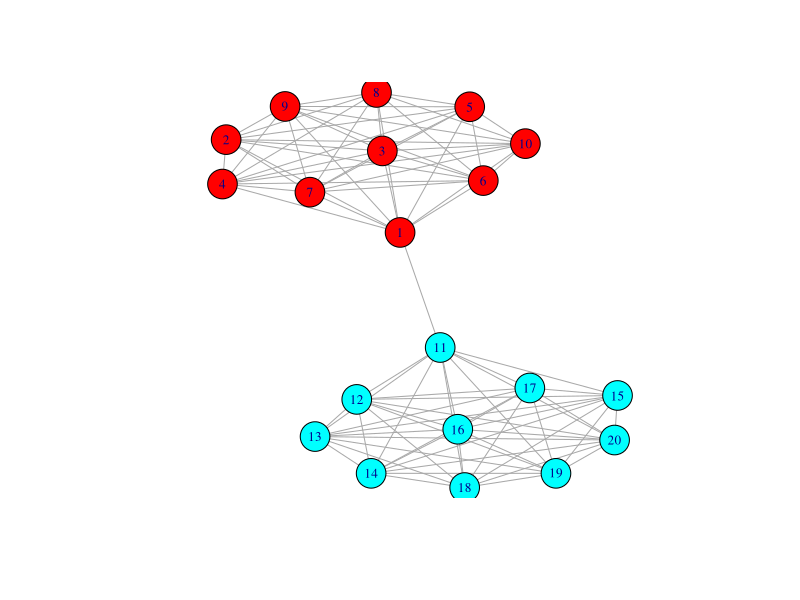
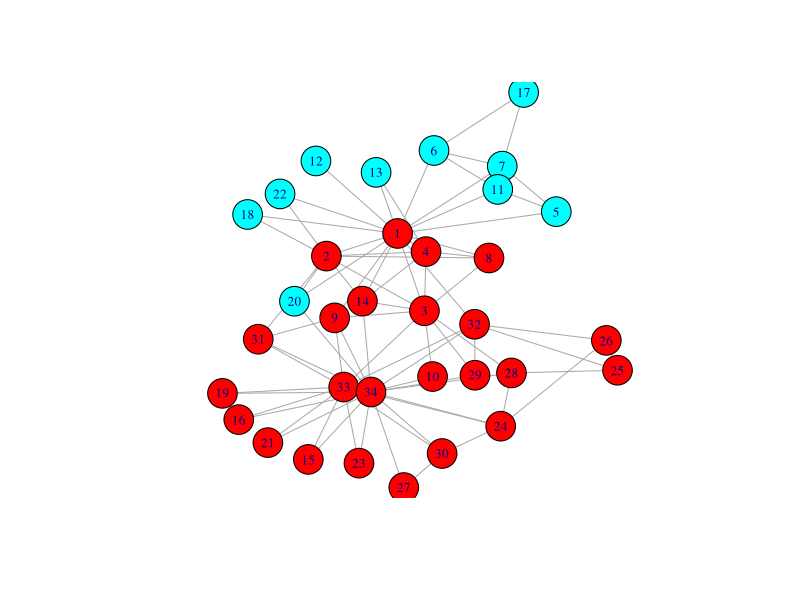

R code for these plots, in order:
library(igraph)

#relabel C to only include membership 1 to k----------------------------------
#helper function for Algorithm 2
#mainly needed for coloring nodes
relabel<-function(C){
  C_temp = C
  q=c(1:length(unique(C)))
  for(i in q){
    min_C = min(C_temp)
    C[C==min_C]=i
    C_temp = setdiff(C_temp,min_C)
  }
  return(C)
}
#----------------------------------------------------------------------------------

#colors the nodes for plotting ---------------------------------------------------
color_clusters<-function(g){
  colors<-rainbow(length(unique(g$membership)))
  V(g)$color<-colors[g$membership]
  return(g)
}
#--------------------------------------------------------------------------------

#returns a graph with clustering via random walks the method described in the paper
random_walk_cluster_paper<-function(g,steps=3,num_C=0){
  steps = steps +1 #must add one to number of steps for rand_walk function
  
  #Algorithm 1-------------------------------------------------------------
  print(length(V(g)))
  S = matrix(ncol=length(V(g)),nrow=length(V(g)),0,0)  #initialize S to all zeros
  for(i in 1:length(V(g))){
    start = i
    C = random_walk(g,start,steps)
    for(j in C){
      for(k in C){
        if(j != k){
          S[j,k] = S[j,k]+1
        }
      }
    }
  }
  #---------------------------------------------------------------------------
  #Algorithm 2----------------------------------------------------------------
  C = c(1:length(V(g))) #C is the set of communities
  isDone = FALSE
  removed_rows = c()
  while(isDone == FALSE){
    maxIndicies = which(S == max(S),arr.ind = TRUE)
    max_i = maxIndicies[1,][1]
    max_j = maxIndicies[1,][2]
    max_value=max(S)
    #merged_row = apply(cbind(S[max_i,],rep(max_value,length(V(g)))),1,mean) #this is in the paper
    merged_row = apply(cbind(S[max_i,],S[max_j,]),1,mean)
    S[max_i,]= merged_row
    S[,max_j]=0
    C[max_j]=C[max_i]
    if( max(S) == 0 || length(unique(C)) <= num_C ){
      isDone = TRUE
      print(S)
    }
  }
  #-----------------------------------------------------------------------------
  C=relabel(C)
  g$membership=C
  g=color_clusters(g)
  return(g)
}


#returns a graph with clustering via random walks
random_walk_cluster<-function(g,steps=3,num_C=1){
  steps = steps +1 #must add one to number of steps for rand_walk function
  
  #Algorithm 1-------------------------------------------------------------
  S = matrix(ncol=length(V(g)),nrow=length(V(g)),0,0)  #initialize S to all zeros
  for(i in 1:length(V(g))){
    start = i
    C = random_walk(g,start,steps)
    for(j in C){
      for(k in C){
        if(j != k){
          S[j,k] = S[j,k]+1
        }
      }
    }
  }
  #---------------------------------------------------------------------------
  #Algorithm 2----------------------------------------------------------------
  C = c(1:length(V(g))) #C is the set of communities
  isDone = FALSE
  while(isDone == FALSE){
    maxIndicies = which(S == max(S),arr.ind = TRUE)
    max_i = as.integer(maxIndicies[1,][2])
    max_j = as.integer(maxIndicies[1,][1])
    print(c(max_i,max_j))
    #? merge commuinities i and j and replace with new community?
    #convention will be to take the smallest index and keep that as the community label
    
    #S[max_i,]=rowMeans(cbind(S[max_i,],S[max_j,]))
    S[max_i,max_j] = 0
    S[max_j,max_i] = 0
    merged_vec = apply(rbind(S[max_i,],S[max_j,]),2,mean)
    S[max_i,]=merged_vec
    S[,max_i]=t(t(merged_vec))
    S[max_j,]=0
    S[,max_j]=0
    print(S)
    
    #labeling clusters
    C_gone=C[max_j]
    for(q in c(1:length(C))){
      if(C[q]==C_gone){
        C[q]=C[max_i]
      }
    }
    
    if( max(S) == 0 || length(unique(C)) <= num_C ){
      isDone = TRUE
    }
  }
  #-----------------------------------------------------------------------------
  C=relabel(C)
  g$membership=C
  g=color_clusters(g)
  return(g)
}

#Sample Graph Dumbell--------------------------------------------------
#n=6
n=10
p=.99
g=graph.disjoint.union(erdos.renyi.game(n,p,loops=FALSE,directed=FALSE),
                       erdos.renyi.game(n,p,loops=FALSE,directed=FALSE))
g<-add_edges(g,c(n+1,1))
#plot(g)

g=random_walk_cluster(g,steps=3,num_C=2)
modularity(g,g$membership)
plot(g,mark.groups=NULL,layout=layout.kamada.kawai,vertex.label.cex=.8,vertex.size=15,margin=c(-.1,-.4,-.1,-.4))
#-----------------------------------------------------------------------



#Testing many trials
#Steps = c(1:60)
#num_trial= 20
#steps_mod = c()

#for(s in Steps){
#  trial_mod = c()
#  for(t in c(1:num_trial)){
#    g=random_walk_cluster(g,steps=s)
#    trial_mod<-append(trial_mod,modularity(g,g$membership))
#  }
#  steps_mod<-append(steps_mod,mean(trial_mod))
#}
#jpeg(paste('Final_Steps',max(Steps),"Trials",num_trial,"_",format(Sys.time(), "%a %b %d %X %Y"),sep=""))
#plot(steps_mod)
#dev.off()

#Zachary test
g = graph.famous("Zachary")
g=random_walk_cluster(g,length(V(g)),num_C=2)
modularity(g,g$membership)
plot(g,mark.groups=NULL,layout=layout.kamada.kawai,vertex.label.cex=.8,vertex.size=15,margin=c(-.1,-.4,-.1,-.4))


#----------Example of Random Walk function---------
#g <- make_ring(10, directed = TRUE) %u%
#  make_star(11, center = 11) + edge(11, 1)
#ec <- eigen_centrality(g, directed = TRUE)$vector
#pg <- page_rank(g, damping = 0.999)$vector
#w <- random_walk(g, start = 1, steps = 10000)
## These are similar, but not exactly the same
#cor(table(w), ec)
## But these are (almost) the same
#cor(table(w), pg)
#---------------------------------------------------